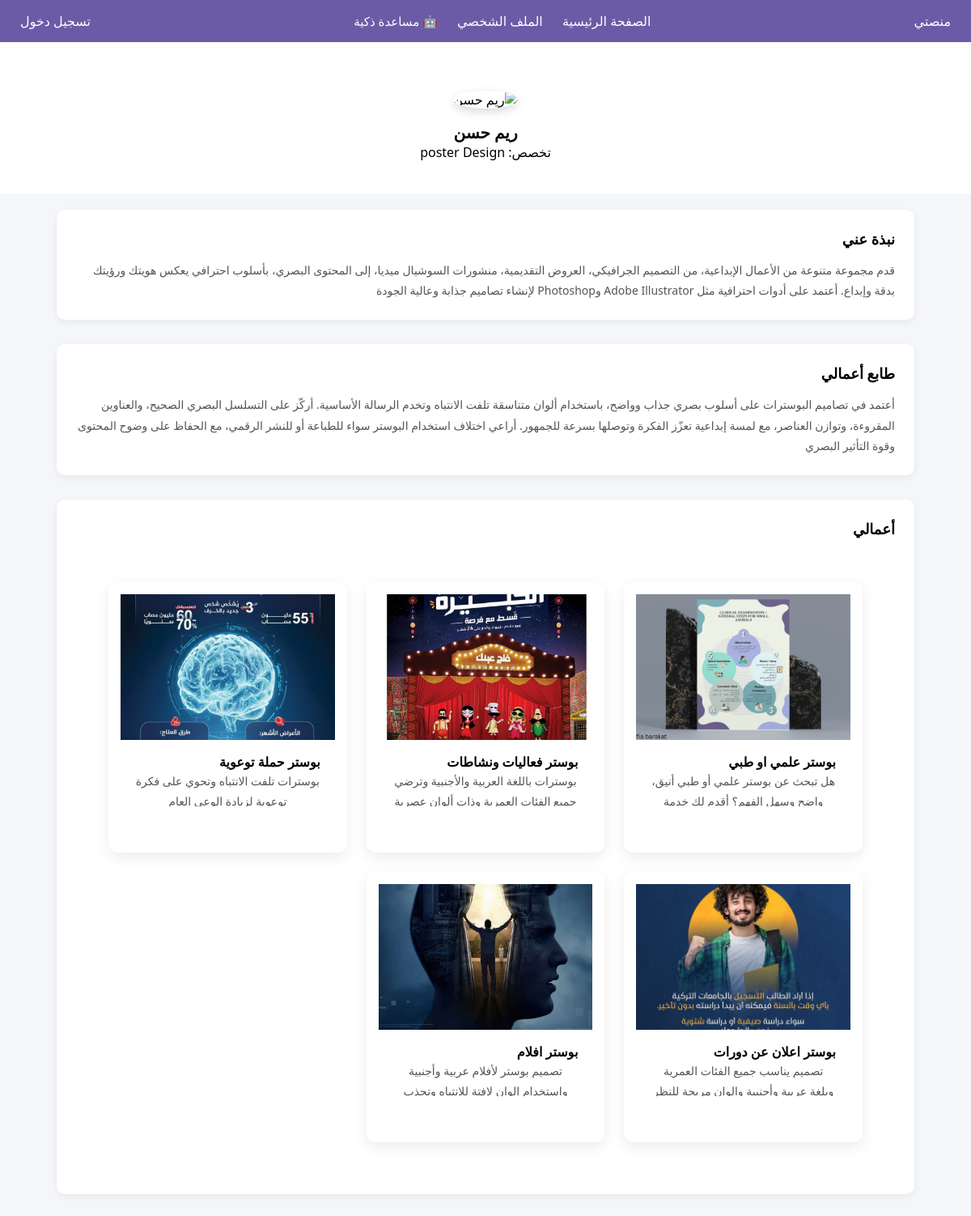
Screenshot of /designer/profile/12 with the database file from the repository.
### tables this page shows
CREATE TABLE users (
            id INTEGER PRIMARY KEY AUTOINCREMENT,
            username TEXT NOT NULL,
            email TEXT NOT NULL,
            password TEXT NOT NULL,
            role TEXT NOT NULL
        , active INTEGER DEFAULT 1, bio TEXT DEFAULT '', portfolio TEXT DEFAULT '', specialty TEXT DEFAULT '', work_type TEXT DEFAULT '', analysis_result TEXT);

CREATE TABLE designs (
    id INTEGER PRIMARY KEY AUTOINCREMENT,
    designer_id INTEGER,
    title TEXT,
    description TEXT,
    image_path TEXT,
    FOREIGN KEY (designer_id) REFERENCES users(id)
);

### app/designer/routes.py (the view)
@designer_bp.route('/profile/<int:designer_id>')
def profile_view(designer_id):
    conn = sqlite3.connect(Config.DATABASE)
    conn.row_factory = sqlite3.Row
    cursor = conn.cursor()
    designer = cursor.execute(
        'SELECT * FROM users WHERE id=? AND role="designer"',
        (designer_id,)
    ).fetchone()
    if not designer:
        flash('المصمم غير موجود!')
        return redirect(url_for('home.home'))
    portfolio = cursor.execute(
        'SELECT * FROM designs WHERE designer_id=? ORDER BY id DESC',
        (designer_id,)
    ).fetchall()
    conn.close()
    return render_template('designer/profile_view.html', designer=designer, portfolio=portfolio)

### app/designer/templates/designer/profile_view.html (shortened to what this page needs)
{% extends 'base.html' %}
{% block content %}
<section class="profile-header">
    <div class="profile-avatar">
        <img src="{{ url_for('static', filename=designer['avatar'] if designer['avatar'] else 'img/profile.webp') }}"
             alt="{{ designer['username'] }}">
    </div>
    <h2 class="profile-name">{{ designer['username'] }}</h2>
    {% if designer['specialty'] %}
        <p class="profile-specialty">تخصص: {{ designer['specialty'] }}</p>
    {% endif %}
</section>
<section class="profile-content">
    <div class="profile-box">
        <h3>نبذة عني</h3>
        <p>{{ designer['bio'] if designer['bio'] else 'لم يتم إضافة نبذة بعد.' }}</p>
    </div>
    <div class="profile-box">
        <h3>طابع أعمالي</h3>
        <p>{{ designer['work_type'] if designer['work_type'] else 'لم يتم إضافة طابع الأعمال.' }}</p>
    </div>
    <div class="profile-box">
        <h3>أعمالي</h3>
        <div class="portfolio-grid">
            {% for work in portfolio %}
            <div class="portfolio-card">
                <a href="{{ url_for('designer.design_details', design_id=work['id']) }}">
                    <div class="card-image">
                        <img src="{{ url_for('static', filename=work['image_path'].split('static/')[-1]) }}"
                             alt="{{ work['title'] }}">
                    </div>
                    <div class="card-body">
                        <h4>{{ work['title'] }}</h4>
                        <p>{{ work['description'] }}</p>
                    </div>
                </a>
            </div>
            {% endfor %}
        </div>
    </div>
</section>
{% endblock %}

### app/static/style.css (style rules this page uses)
* { margin: 0; padding: 0; box-sizing: border-box; font-family: 'Segoe UI', Tahoma, Geneva, Verdana, sans-serif; }
body { direction: rtl; background-color: #f5f6fa; }
img { object-fit: cover !important; }
.request-card, .portfolio-card { background-color: #fff; padding: 15px; margin-bottom: 10px; border-radius: 10px; box-shadow: 0 2px 8px rgba(0,0,0,0.1); }
.portfolio-grid { display: grid; grid-template-columns: repeat(auto-fit, minmax(250px, 1fr)); gap: 30px; padding: 1rem; }
@media (min-width: 1024px) { .portfolio-grid { grid-template-columns: repeat(4, 1fr); gap: 25px; } }
.portfolio-card { background: white; border-radius: 12px; overflow: hidden; transition: all 0.3s ease; box-shadow: 0 4px 12px rgba(0, 0, 0, 0.08); height: 100%; display: flex; flex-direction: column; }
.card-image { height: 180px; overflow: hidden; }
.portfolio-card img { width: 100%; height: 100%; object-fit: cover; transition: transform 0.5s ease; }
.card-body { padding: 1.5rem; flex-grow: 1; display: flex; flex-direction: column; justify-content: space-between; }
.portfolio-card p { color: #666; font-size: 0.9rem; line-height: 1.5; text-align: center; margin-bottom: 1rem; display: -webkit-box; -webkit-line-clamp: 3; -webkit-box-orient: vertical; overflow: hidden; }
.portfolio-grid a { text-decoration: none; color: inherit; display: block; }
.portfolio-grid { display: grid; grid-template-columns: repeat(auto-fill, minmax(260px, 1fr)); gap: 24px; padding: 40px; }
.portfolio-card { background: #ffffff; border-radius: 12px; overflow: hidden; box-shadow: 0 6px 18px rgba(0, 0, 0, 0.08); transition: transform 0.3s ease, box-shadow 0.3s ease; cursor: pointer; }
.card-image { position: relative; overflow: hidden; height: 180px; }
.card-image img { width: 100%; height: 100%; object-fit: cover; transition: transform 0.4s ease; }
.card-image::after { content: "عرض المشروع"; position: absolute; inset: 0; background: rgba(107, 91, 166, 0.75); color: #fff; font-size: 15px; font-weight: 600; display: flex; align-items: center; justify-content: center; opacity: 0; transition: opacity 0.3s ease; }
.card-body { padding: 16px 18px; }
.card-body p { font-size: 14px; color: #6b6b6b; line-height: 1.6; height: 44px; overflow: hidden; }
.profile-header { text-align: center; padding: 60px 20px 40px; background: #ffffff; }
.profile-avatar img { width: 120px; height: 120px; border-radius: 50%; object-fit: cover; box-shadow: 0 4px 12px rgba(0,0,0,0.15); }
.profile-name { margin-top: 16px; font-size: 20px; font-weight: 600; }
.profile-content { max-width: 1100px; margin: auto; padding: 20px; }
.profile-box { background: #ffffff; border-radius: 10px; padding: 24px; margin-bottom: 30px; box-shadow: 0 3px 10px rgba(0,0,0,0.06); }
.profile-box h3 { margin-bottom: 14px; font-size: 18px; font-weight: 600; }
.profile-box p { font-size: 14px; line-height: 1.8; color: #555; }

### rows the page displays
users: username "ريم حسن", specialty "poster Design", bio "قدم مجموعة متنوعة من الأعمال الإبداعية، من التصميم الجرافيكي، العروض التقديمية، منشورات السوشيال ميديا، إلى المحتوى البصري، بأسلوب احترافي يعكس هويتك ورؤيتك بدقة وإبداع. أعتمد على أدوات احترافية مثل Adobe Illustrator وPhotoshop لإنشاء تصاميم جذابة وعالية الجودة", work_type "أعتمد في تصاميم البوسترات على أسلوب بصري جذاب وواضح، باستخدام ألوان متناسقة تلفت الانتباه وتخدم الرسالة الأساسية. أركّز على التسلسل البصري الصحيح، والعناوين المقروءة، وتوازن العناصر، مع لمسة إبداعية تعزّز الفكرة وتوصلها بسرعة للجمهور. أراعي اختلاف استخدام البوستر سواء للطباعة أو للنشر الرقمي، مع الحفاظ على وضوح المحتوى وقوة التأثير البصري"
designs: image_path (picture), title "بوستر علمي او طبي", description "هل تبحث عن بوستر علمي أو طبي أنيق، واضح وسهل الفهم؟ أقدم لك…"
designs: image_path (picture), title "بوستر فعاليات ونشاطات", description "بوسترات باللغة العربية والأجنبية وترضي جميع الفئات العمرية وذات ألوان عصرية"
designs: image_path (picture), title "بوستر حملة توعوية", description "بوسترات تلفت الانتباه وتحوي على فكرة توعوية لزيادة الوعي العام"
designs: image_path (picture), title "بوستر اعلان عن دورات", description "تصميم يناسب جميع الفئات العمرية وبلغة عربية وأجنبية والوان مريحة للنظر"
designs: image_path (picture), title "بوستر افلام", description "تصميم بوستر لأفلام عربية وأجنبية واستخدام الوان لافتة للانتباه…"
